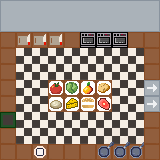

This is a level from a 2D game, rendered from its Tiled map with the project's own tilesets. A one-line summary and the complete map file follow:
An orthogonal 10x10 tile map with 16x16 px tiles, 1 tile layer (Tile Layer 1).

<map version="1.9" tiledversion="1.9.2" orientation="orthogonal" renderorder="right-down" width="10" height="10" tilewidth="16" tileheight="16" infinite="0" nextlayerid="2" nextobjectid="1">
 <tileset firstgid="1" source="KitchenTileSet.tsx" />
 <layer id="1" name="Tile Layer 1" width="10" height="10">
  <data encoding="csv">
19,18,18,18,18,18,18,18,18,20,
16,21,21,21,21,21,21,21,21,17,
1,2,2,2,1,25,25,25,1,1,
1,10,10,10,10,10,10,10,10,1,
1,10,10,10,10,10,10,10,10,1,
1,10,10,4,6,5,22,10,10,15,
1,10,10,23,24,8,7,10,10,15,
14,10,10,10,10,10,10,10,10,1,
1,10,10,10,10,10,11,12,12,1,
1,1,13,1,1,1,3,9,9,1
</data>
 </layer>
</map>